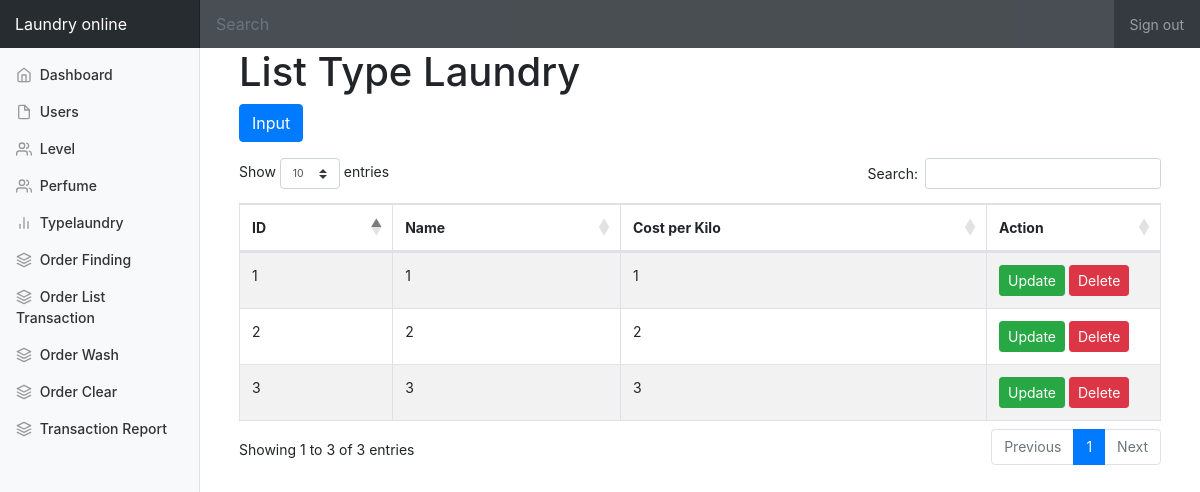
The page /index.php/admin/typelaundry_c on the database as committed earlier.
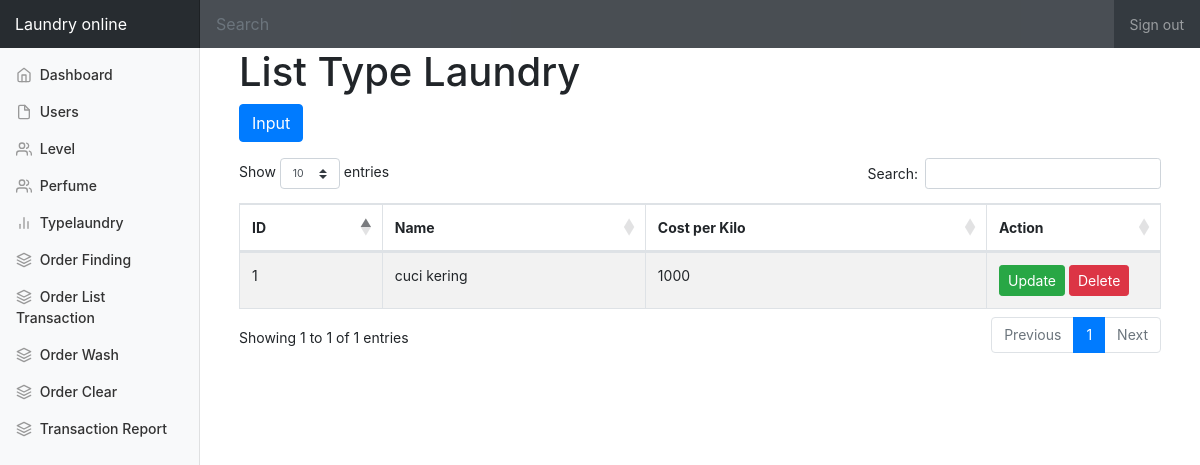
The same page on the database as committed later.
### tables this page shows
CREATE TABLE `typelaundry` (
  `typelaundry_id` int(11) NOT NULL,
  `typelaundry_name` varchar(255) NOT NULL,
  `typelaundry_costperkilo` int(50) NOT NULL
);

### application/controllers/admin/Typelaundry_c.php (called while the page is built, shortened)
<?php
class Typelaundry_c extends CI_Controller {
	public function __construct()
	{
		$this->load->helper('form');
		$this->load->model('Typelaundry_m');
	}
	public function index()
	{
		$data['getData'] = $this->Typelaundry_m->getData();
		$this->load->view('admin/typelaundry/typelaundry.php',$data);
	}
}

### index.php (called while the page is built, shortened)
<?php
require_once BASEPATH.'core/CodeIgniter.php';

### application/models/Typelaundry_m.php (called while the page is built, shortened)
<?php
class Typelaundry_m extends CI_Model {
	public function getData()
	{
		$query = $this->db->get("typelaundry");
		return $query->result_array();
	}
}

### application/views/admin/typelaundry/typelaundry.php (the view, shortened to what this page needs)
<div class="container">
<h1>List Type Laundry</h1>
  <a href="<?php echo base_url('admin/Typelaundry_c/input') ?>" class="btn btn-primary mb-3">Input</a>
<div class="table-responsive">
  <table id="example" class="table table-striped table-bordered dt-responsive nowrap" style="width:100%">
    <thead>
      <th>ID</th>
      <th>Name</th>
      <th>Cost per Kilo</th>
      <th width="135">Action</th>
    </thead>
    <tbody>
      <?php foreach ($getData as $key => $value): ?>
        <tr>
        <td><?php echo $value['typelaundry_id'] ?></td>
        <td><?php echo $value['typelaundry_name'] ?></td>
        <td><?php echo $value['typelaundry_costperkilo'] ?></td>
        <td>
          <a href="<?php echo base_url('admin/Typelaundry_c/update/'.$value['typelaundry_id']) ?>" class="btn btn-sm btn-success">Update</a>
          <a href="<?php echo base_url('admin/Typelaundry_c/delete/'.$value['typelaundry_id']) ?>" class="btn btn-sm btn-danger">Delete</a>
        </td>
      </tr>
      <?php endforeach ?>
    </tbody>
  </table>
</div>
</div>

Rows that differ between the two databases and show on the page:
removed typelaundry: typelaundry_id "2", typelaundry_name "2", typelaundry_costperkilo "2"
removed typelaundry: typelaundry_id "3", typelaundry_name "3", typelaundry_costperkilo "3"
changed typelaundry id 1: typelaundry_name "1" → "cuci kering"; typelaundry_costperkilo "1" → "1000"
Other text that changed with them:
text written by a page script: "Show entries Search: Showing 1 to 3 of 3 entries Previous 1 Next" → "Show entries Search: Showing 1 to 1 of 1 entries Previous 1 Next"
